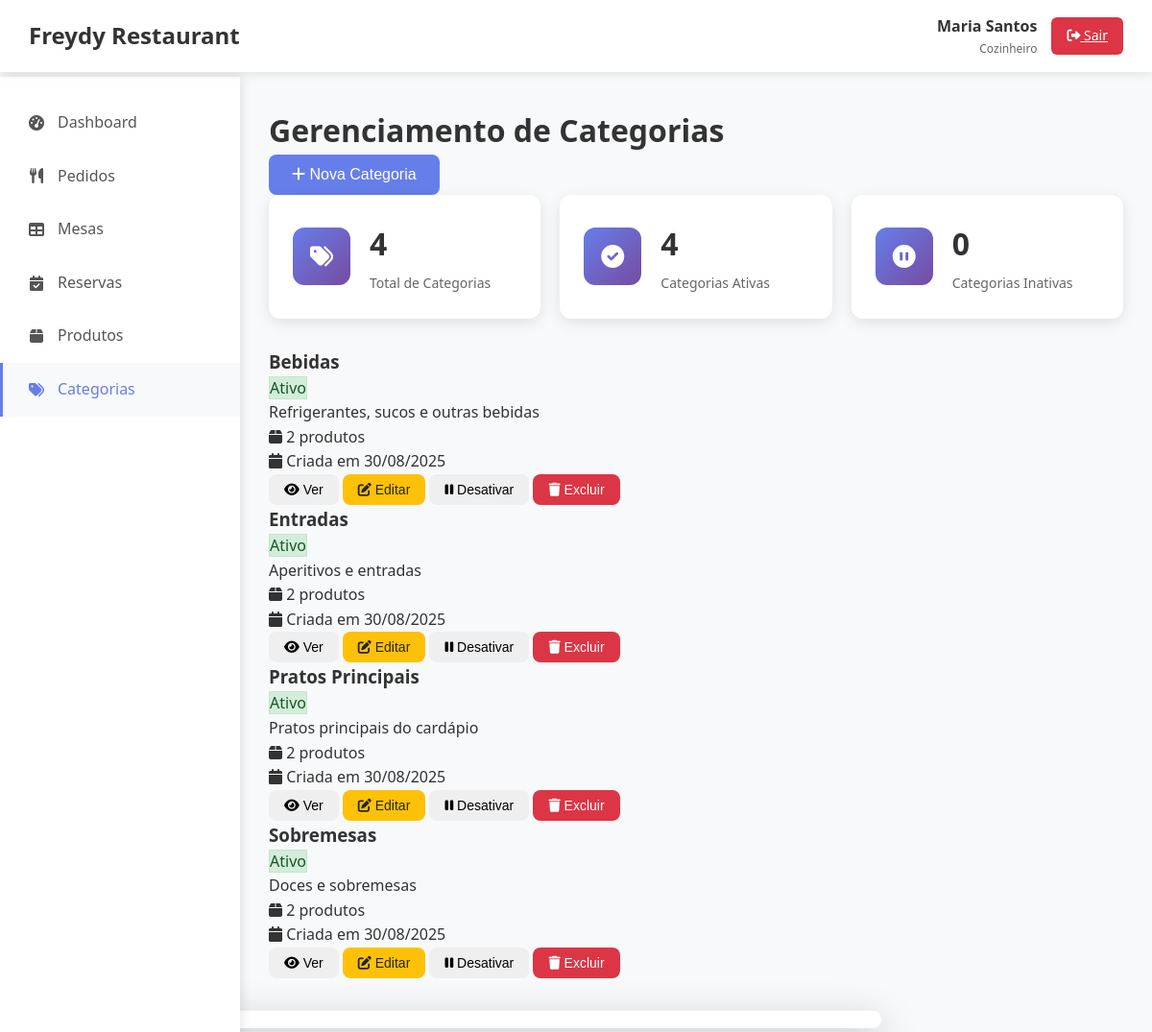
/categorias.php (signed in), run on the app's committed database.
### tables this page shows
CREATE TABLE categorias (
    id INT AUTO_INCREMENT PRIMARY KEY,
    restaurante_id INT NOT NULL,
    nome VARCHAR(50) NOT NULL,
    descricao TEXT,
    status ENUM('ativo', 'inativo') DEFAULT 'ativo',
    data_cadastro TIMESTAMP DEFAULT CURRENT_TIMESTAMP,
    FOREIGN KEY (restaurante_id) REFERENCES restaurantes(id) ON DELETE CASCADE
);

### config/database.php (called while the page is built, shortened)
<?php
class Database {
    private static $instance = null;
    private $connection;
    private $host = 'localhost';
    private $dbname = 'freydy_restaurant_db';
    private $username = 'root';
    private $password = 'root';
    private $charset = 'utf8mb4';
    private function __construct() {
        try {
            $dsn = "mysql:host={$this->host};dbname={$this->dbname};charset={$this->charset}";
            $options = [
                PDO::ATTR_ERRMODE => PDO::ERRMODE_EXCEPTION,
                PDO::ATTR_DEFAULT_FETCH_MODE => PDO::FETCH_ASSOC,
                PDO::ATTR_EMULATE_PREPARES => false,
            ];
            $this->connection = new PDO($dsn, $this->username, $this->password, $options);
        } catch (PDOException $e) {
            throw new Exception("Erro na conexão com o banco de dados: " . $e->getMessage());
        }
    }
    public static function getInstance() {
        if (self::$instance === null) {
            self::$instance = new self();
        }
        return self::$instance;
    }
    public function query($sql, $params = []) {
        try {
            $stmt = $this->connection->prepare($sql);
            $stmt->execute($params);
            return $stmt;
        } catch (PDOException $e) {
            throw new Exception("Erro na execução da query: " . $e->getMessage());
        }
    }
    public function fetchAll($sql, $params = []) {
        return $this->query($sql, $params)->fetchAll();
    }
    public function fetch($sql, $params = []) {
        return $this->query($sql, $params)->fetch();
    }
}

### includes/auth.php (called while the page is built, shortened)
<?php
class Auth {
    public function estaLogado() {
        return isset($_SESSION['usuario_id']) && !empty($_SESSION['usuario_id']);
    }
    public function getUsuario() {
        return [
            'id' => $_SESSION['usuario_id'],
            'nome' => $_SESSION['usuario_nome'],
            'email' => $_SESSION['usuario_email'],
            'tipo' => $_SESSION['usuario_tipo'],
            'restaurante_id' => $_SESSION['restaurante_id'],
            'restaurante_nome' => $_SESSION['restaurante_nome']
        ];
    }
}
$auth = new Auth();

### models/Categoria.php (called while the page is built, shortened)
<?php
require_once __DIR__ . '/../config/database.php';
class Categoria {
    private $db;
    public function __construct() {
        $this->db = Database::getInstance();
    }
    public function listarPorRestaurante($restauranteId) {
        $sql = "SELECT * FROM categorias WHERE restaurante_id = ? ORDER BY nome ASC";
        return $this->db->fetchAll($sql, [$restauranteId]);
    }
}
?>

### models/Produto.php (called while the page is built, shortened)
<?php
require_once __DIR__ . '/../config/database.php';
class Produto {
    private $db;
    public function __construct() {
        $this->db = Database::getInstance();
    }
    public function contarPorCategoria($categoriaId) {
        $sql = "SELECT COUNT(*) as total FROM produtos WHERE categoria_id = ? AND status = 'ativo'";
        $resultado = $this->db->fetch($sql, [$categoriaId]);
        return $resultado['total'];
    }
}

### categorias.php (the view, shortened to what this page needs)
<?php
require_once 'includes/auth.php';
$auth->requerLogin();
$usuario = $auth->getUsuario();
require_once 'models/Categoria.php';
require_once 'models/Produto.php';
$categoriaModel = new Categoria();
$produtoModel = new Produto();
$categorias = $categoriaModel->listarPorRestaurante($usuario['restaurante_id']);
?>
<!DOCTYPE html>
<html lang="pt-BR">
<head>
    <link rel="stylesheet" href="assets/css/styles.css">
    <link rel="stylesheet" href="https://cdnjs.cloudflare.com/ajax/libs/font-awesome/6.0.0/css/all.min.css">
</head>
<body>
    <?php include 'includes/header.php'; ?>
    <div class="container">
        <?php include 'includes/sidebar.php'; ?>
        <main class="main-content">
            <div class="page-header">
                <h1>Gerenciamento de Categorias</h1>
                <button class="btn btn-primary" onclick="abrirModalNovaCategoria()">
                    <i class="fas fa-plus"></i> Nova Categoria
                </button>
            </div>
            <div class="stats-grid">
                <div class="stat-card">
                    <div class="stat-icon">
                        <i class="fas fa-tags"></i>
                    </div>
                    <div class="stat-content">
                        <h3><?php echo count($categorias); ?></h3>
                        <p>Total de Categorias</p>
                    </div>
                </div>
                <div class="stat-card">
                    <div class="stat-icon">
                        <i class="fas fa-check-circle"></i>
                    </div>
                    <div class="stat-content">
                        <h3><?php echo count(array_filter($categorias, function($c) { return $c['status'] == 'ativo'; })); ?></h3>
                        <p>Categorias Ativas</p>
                    </div>
                </div>
                <div class="stat-card">
                    <div class="stat-icon">
                        <i class="fas fa-pause-circle"></i>
                    </div>
                    <div class="stat-content">
                        <h3><?php echo count(array_filter($categorias, function($c) { return $c['status'] == 'inativo'; })); ?></h3>
                        <p>Categorias Inativas</p>
                    </div>
                </div>
            </div>
            <div class="categorias-grid">
                <?php if (empty($categorias)): ?>
                    <div class="empty-state">
                        <i class="fas fa-tags"></i>
                        <h3>Nenhuma categoria cadastrada</h3>
                        <p>Comece criando categorias para organizar seus produtos.</p>
                    </div>
                <?php else: ?>
                    <?php foreach ($categorias as $categoria): ?>
                        <div class="categoria-card status-<?php echo $categoria['status']; ?>">
                            <div class="categoria-header">
                                <h3><?php echo $categoria['nome']; ?></h3>
                                <span class="status-badge status-<?php echo $categoria['status']; ?>">
                                    <?php echo ucfirst($categoria['status']); ?>
                                </span>
                            </div>
                            <div class="categoria-info">
                                <p class="categoria-descricao"><?php echo $categoria['descricao'] ?: 'Sem descrição'; ?></p>
                                <p class="categoria-produtos">
                                    <i class="fas fa-box"></i>
                                    <?php
                                    $produtosCategoria = $produtoModel->contarPorCategoria($categoria['id']);
                                    echo $produtosCategoria . ' produto' . ($produtosCategoria != 1 ? 's' : '');
                                    ?>
                                </p>
                                <p class="categoria-data">
                                    <i class="fas fa-calendar"></i>
                                    Criada em <?php echo date('d/m/Y', strtotime($categoria['data_cadastro'])); ?>
                                </p>
                            </div>
                            <div class="categoria-actions">
                                <button class="btn btn-sm btn-info" onclick="verDetalhesCategoria(<?php echo $categoria['id']; ?>)">
                                    <i class="fas fa-eye"></i> Ver
                                </button>
                                <button class="btn btn-sm btn-warning" onclick="editarCategoria(<?php echo $categoria['id']; ?>)">
                                    <i class="fas fa-edit"></i> Editar
                                </button>
                                <?php if ($categoria['status'] == 'ativo'): ?>
                                    <button class="btn btn-sm btn-secondary" onclick="alterarStatusCategoria(<?php echo $categoria['id']; ?>, 'inativo')">
                                        <i class="fas fa-pause"></i> Desativar
                                    </button>
                                <?php else: ?>
                                    <button class="btn btn-sm btn-success" onclick="alterarStatusCategoria(<?php echo $categoria['id']; ?>, 'ativo')">
                                        <i class="fas fa-play"></i> Ativar
                                    </button>
                                <?php endif; ?>
                                <?php if ($produtosCategoria == 0): ?>
                                    <button class="btn btn-sm btn-danger" onclick="excluirCategoria(<?php echo $categoria['id']; ?>)">
                                        <i class="fas fa-trash"></i> Excluir
                                    </button>
                                <?php else: ?>
                                    <button class="btn btn-sm btn-danger" disabled title="Não é possível excluir categoria com produtos">
                                        <i class="fas fa-trash"></i> Excluir
                                    </button>
                                <?php endif; ?>
                            </div>
                        </div>
                    <?php endforeach; ?>
                <?php endif; ?>
            </div>
        </main>
    </div>
    <div id="modalCategoria" class="modal">
        <div class="modal-content">
            <span class="close">&times;</span>
        </div>
    </div>
</body>
</html>

### assets/css/styles.css (style rules this page uses)
* { margin: 0; padding: 0; box-sizing: border-box; }
body { font-family: 'Segoe UI', Tahoma, Geneva, Verdana, sans-serif; line-height: 1.6; color: #333; background-color: #f8f9fa; }
.btn { display: inline-block; padding: 12px 24px; border: none; border-radius: 8px; font-size: 16px; font-weight: 500; text-decoration: none; cursor: pointer; transition: all 0.3s ease; text-align: center; }
.btn-primary { background-color: #667eea; color: white; }
.btn-warning { background-color: #ffc107; color: #212529; }
.btn-danger { background-color: #dc3545; color: white; }
.btn-sm { padding: 8px 16px; font-size: 14px; }
.container { display: flex; min-height: 100vh; }
.main-content { flex: 1; margin-left: 250px; margin-top: 80px; padding: 30px; }
.stats-grid { display: grid; grid-template-columns: repeat(auto-fit, minmax(250px, 1fr)); gap: 20px; margin-bottom: 30px; }
.stat-card { background: white; border-radius: 12px; padding: 25px; box-shadow: 0 4px 15px rgba(0, 0, 0, 0.1); display: flex; align-items: center; transition: transform 0.3s ease; }
.stat-icon { background: linear-gradient(135deg, #667eea, #764ba2); color: white; width: 60px; height: 60px; border-radius: 12px; display: flex; align-items: center; justify-content: center; font-size: 24px; margin-right: 20px; }
.stat-content h3 { font-size: 2rem; font-weight: 700; color: #333; margin-bottom: 5px; }
.stat-content p { color: #666; font-size: 14px; margin: 0; }
.stat-card, .section-card { animation: fadeIn 0.6s ease-out; }
.modal-content { background: white; border-radius: 12px; box-shadow: 0 20px 60px rgba(0, 0, 0, 0.3); max-width: 90%; max-height: 90%; overflow: hidden; transform: scale(0.7); transition: transform 0.3s ease; }
.status-badge.status-ativo { background: #d4edda; color: #155724; border: 1px solid #c3e6cb; }

### data on the page
categorias: nome "Bebidas", status "Ativo", descricao "Refrigerantes, sucos e outras bebidas", produtosCategoria "2", data_cadastro "30/08/2025", shows "Excluir"
categorias: nome "Entradas", status "Ativo", descricao "Aperitivos e entradas", produtosCategoria "2", data_cadastro "30/08/2025", shows "Excluir"
categorias: nome "Pratos Principais", status "Ativo", descricao "Pratos principais do cardápio", id "2", data_cadastro "30/08/2025", shows "Excluir"
categorias: nome "Sobremesas", status "Ativo", descricao "Doces e sobremesas", produtosCategoria "2", data_cadastro "30/08/2025", shows "Excluir"

### other printed values
$usuario['nome'] "Maria Santos"
$usuario['tipo'] "Cozinheiro"
count($categorias) "4"
